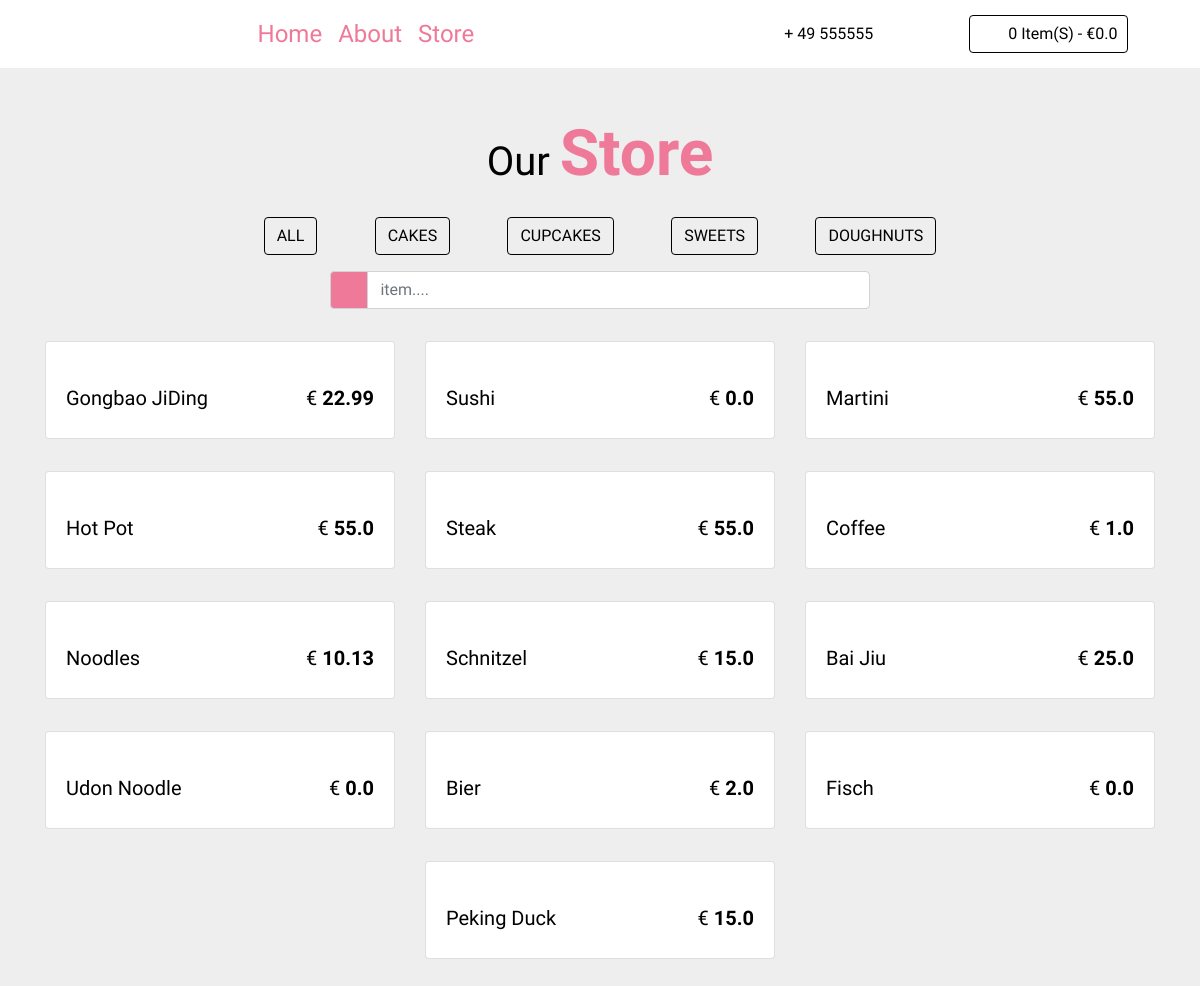
The page /takeaway/frontviews on the database its author committed.
### app/models.py (models this page shows, shortened)
class Food(db.Model):
    id = db.Column(db.Integer, primary_key=True, index=True, unique=True)
    name = db.Column(db.String(100), unique=False, nullable=False)
    category = db.Column(db.String(100), unique=False, nullable=False)
    class_name = db.Column(db.String(100))
    description = db.Column(db.String(200), unique=False, nullable=False)
    price_gross = db.Column(db.Float(2), nullable=False)
    price_net_out = db.Column(db.Float(2), nullable=False)
    price_net_in = db.Column(db.Float(2), nullable=False)
    eat_manner = db.Column(db.String(100))
    image = db.Column(db.String(100), nullable=False)
    container = db.Column(db.String(300))
    inUse = db.Column(db.Boolean, default=True)
    cn_description = db.Column(db.String(500))

### app/routes.py (the view)
@app.route("/takeaway/frontviews")
def food_frontview():
    dishes = Food.query.filter(Food.inUse == True).all()
    categories = set([dish.category for dish in dishes])
    context =dict(dishes=dishes,
                  categories=categories,
                  title='Xstar Takeout Food',
                  tel="+ 49 555555")
    return render_template('foodfrontview.html', **context)

### app/templates/foodfrontview.html (shortened to what this page needs)
<!DOCTYPE html>
<html lang="en">
<head>
  <link rel="stylesheet" href="{{ url_for('static', filename='css/bootstrap.min.css') }}">
  <link rel="stylesheet" href="{{ url_for('static', filename='front_end_css/style.css') }}">
  <link rel="stylesheet" href="{{ url_for('static', filename='fontawesome-free/css/all.css') }}">
</head>
<body>
  <header>
    <nav class="navbar navbar-expand-lg px-4">
      <div class="collapse navbar-collapse" id="myNav">
        <ul class="navbar-nav mx-auto text-capitalize">
          <li class="nav-item active">
            <a class="nav-link" href="#">home</a>
          </li>
          <li class="nav-item">
            <a class="nav-link " href="#">about</a>
          </li>
          <li class="nav-item">
            <a class="nav-link" href="#">store</a>
          </li>
        </ul>
        <div class="nav-info-items d-none d-lg-flex ">
          <div class="nav-info align-items-center d-flex justify-content-between mx-lg-5">
            <span class="info-icon mx-lg-3"><i class="fas fa-phone"></i></span>
            <p class="mb-0">{{ tel }}</p>
          </div>
          <div id="cart-info" class="nav-info align-items-center cart-info d-flex justify-content-between mx-lg-5">
            <span class="cart-info__icon mr-lg-3"><i class="fas fa-shopping-cart"></i></span>
            <p class="mb-0 text-capitalize"><span id="item-count">0</span> item(s) - €<span class="item-total">0.0</span></p>
          </div>
        </div>
      </div>
    </nav>
  </header>
  <section id="store" class="store py-5">
    <div class="container">
      <div class="row">
        <div class="col-10 mx-auto col-sm-6 text-center">
          <h1 class="text-capitalize">our <strong class="banner-title ">store</strong></h1>
        </div>
      </div>
      <div class="row">
        <div class=" col-lg-8 mx-auto d-flex justify-content-around my-2 sortBtn flex-wrap">
          <a href="#" class="btn btn-outline-secondary btn-black text-uppercase filter-btn m-2" data-filter="all"> all</a>
          <a href="#" class="btn btn-outline-secondary btn-black text-uppercase filter-btn m-2" data-filter="cakes">cakes</a>
          <a href="#" class="btn btn-outline-secondary btn-black text-uppercase filter-btn m-2" data-filter="cupcakes">cupcakes</a>
          <a href="#" class="btn btn-outline-secondary btn-black text-uppercase filter-btn m-2" data-filter="sweets">sweets</a>
          <a href="#" class="btn btn-outline-secondary btn-black text-uppercase filter-btn m-2" data-filter="doughnuts">doughnuts</a>
        </div>
      </div>
      <div class="row">
        <div class="col-10 mx-auto col-md-6">
          <form>
            <div class="input-group mb-3">
              <div class="input-group-prepend ">
                <span class="input-group-text search-box" id="search-icon"><i class="fas fa-search"></i></span>
              </div>
              <input type="text" class="form-control" placeholder='item....' id="search-item">
            </div>
          </form>
        </div>
      </div>
      <div class="row" class="store-items" id="store-items">
        {% for dish in dishes %}
        <div class="col-10 col-sm-6 col-lg-4 mx-auto my-3 store-item sweets" data-item="sweets" id={{ dish.id }}>
          <div class="card ">
            <div class="img-container">
            </div>
            <div class="card-body">
              <div class="card-text d-flex justify-content-between text-capitalize">
                <h5 id="store-item-name">{{ dish.name }}</h5>
                <h5 class="store-item-value">€ <strong id="store-item-price" class="font-weight-bold">{{ dish.price_gross  }}</strong></h5>
              </div>
            </div>
          </div>
        </div>
        {% endfor %}
      </div>
  </section>
</body>
</html>

### app/static/front_end_css/style.css (style rules this page uses)
:root { --mainPink: #ef7998; --mainYellow: rgb(249, 228, 148); --mainWhite: #fff; --mainBlack: #000; --yellowTrans: rgba(249, 228, 148, 0.5); --mainGrey: rgb(238, 238, 238); }
body { font-family: "Kaushan Script", cursive; background: var(--mainWhite); color: var(--mainBlack); }
.nav-link { color: var(--mainPink); font-size: 1.5rem; transition: all 0.5s ease-in-out; }
.cart-info__icon { color: var(--mainBlack); cursor: pointer; }
.cart-info { border: 0.1rem solid var(--mainBlack); color: var(--mainBlack); border-radius: 0.25rem; padding: 0.4rem 0.6rem; cursor: pointer; }
.banner-title { color: var(--mainPink); font-size: 4rem; }
.btn-black { color: var(--mainBlack) !important; border-color: var(--mainBlack) !important; }
.store { background: var(--mainGrey); }
.img-container { position: relative; overflow: hidden; cursor: pointer; }
.store-item-value { color: --mainYellow; }
.search-box { background: var(--mainPink); color: var(--mainBlack); }

### rows shown on the page
Food: name "Gongbao JiDing", price_gross "22.99"
Food: name "Sushi", price_gross "0.0"
Food: name "Martini", price_gross "55.0"
Food: name "Hot Pot", price_gross "55.0"
Food: name "Steak", price_gross "55.0"
Food: name "Coffee", price_gross "1.0"
Food: name "Noodles", price_gross "10.13"
Food: name "Schnitzel", price_gross "15.0"
Food: name "Bai Jiu", price_gross "25.0"
Food: name "Udon Noodle", price_gross "0.0"
Food: name "Bier", price_gross "2.0"
Food: name "Fisch", price_gross "0.0"
Food: name "Peking Duck", price_gross "15.0"

### other values the page prints
{{ tel }} "+ 49 555555"
